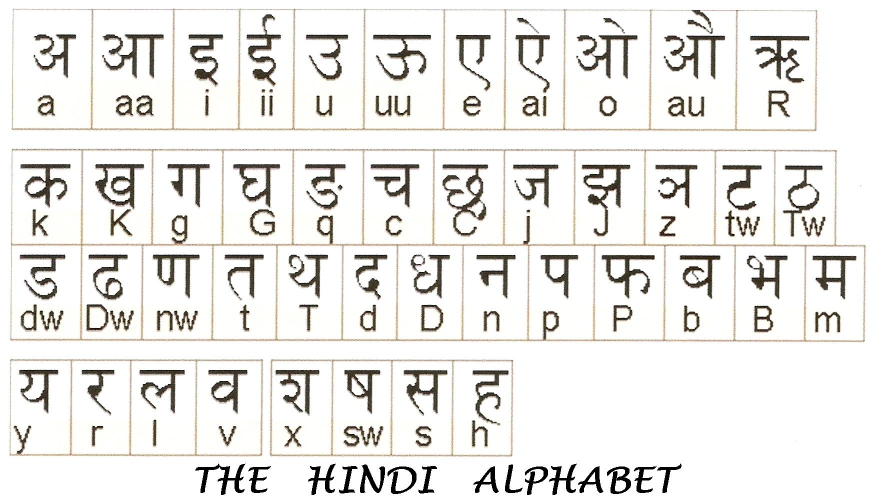
#> input picture Hindi alphabet.jpg, 1751 x 996 px (shown at 1/2 size)
$ python -i playground3.py   (imports and definitions only)   (Python 2 division)   (older library calls are emulated)
#> lines starting #> are read from the running program, lines starting #| are printed output that depends on the picture

import numpy as np
import cv2
#import time
#import math
#import operator
from matplotlib import pyplot as plt
from matplotlib.path import Path
import matplotlib.patches as patches
import matplotlib.collections as collections
from ttfquery import describe
from ttfquery import glyph,glyphquery
from fitCurves import *

class Check(object):
    # [691 lines left out: functions edgeLink, offsetEdge, bezierCubicOffset, lineOffset, bezierQuadOffset, offsetQuadBezier and 13 more, not called in this run]


    def swtNew(self,img,maxlength = 20,errMax=5):
      #edge = cv2.Canny(img,40,255)
      edge = self.boundary(img)
      sobelx64f = cv2.Sobel(img,cv2.CV_64F,1,0,ksize=3)
      sobely64f = cv2.Sobel(img,cv2.CV_64F,0,1,ksize=3)
      theta = np.arctan2(sobely64f,sobelx64f)
      visited = np.zeros(edge.shape)

      #theta = theta1.astype('int64')
      #plt.imshow(theta)
      #plt.show()
      indices = np.where(edge >0)
      #print indices.shape
      edge_color = cv2.cvtColor(edge,cv2.COLOR_GRAY2RGB)

      swt = np.zeros(img.shape)
      swt[:] = 0
      #swt = np.uint8(swt)
      #swt = cv2.cvtColor(swt,cv2.COLOR_GRAY2RGB)
      #swt[:] = [255,255,255]

      print len(indices[0])
      print maxlength
      rays = []
      for i,y in enumerate(indices[0]):
          x = indices[1][i]
          ray_length = 5
          cur_x = x
          cur_y = y
          if visited[y,x] > 0 :
              continue
          radian = float(theta[y,x])
          edge_color[y,x] = [0,0,255]
          ray = []
          #ray.append((x,y))
          delta_x = maxlength * np.cos(radian)
          delta_y =  maxlength * np.sin(radian)
          cur_x = int(round(x + delta_x))
          cur_y = int(round(y + delta_y))
          ray_lenth = maxlength
          cur_x_1 = cur_x
          cur_y_1 = cur_y
          try:
              while edge[cur_y_1,cur_x_1] ==0:
                  ray_length += 1

                  delta_x_1 = ray_length * np.cos(radian)
                  delta_y_1 =  ray_length * np.sin(radian)
                  cur_x_1 = int(round(x + delta_x_1))
                  cur_y_1 = int(round(y + delta_y_1))


             # if img[cur_y,cur_x] ==0:
            #      continue
              print ray_length
              if ray_length < 3 * maxlength:
                  if theta[y,x] == 0:
                         swt[cur_y,cur_x] = np.pi
                  else:
                       swt[cur_y,cur_x] = theta[y,x]
                  ray.append((x,y))
                  ray.append((cur_x,cur_y))
                  rays.append(ray)
                  visited[cur_y_1,cur_x_1] = 255


          except:
              continue

      self.printRays(rays,edge,"test2.jpg")
      cv2.imwrite('edge-color.jpg',edge_color)
      #self.group(swt)
      return swt,rays


    # [248 lines left out: functions swt, updateVaues, printRays, printCurves, skeleton, group, not called in this run]
    def boundary(self,img):
        kernel = np.ones((3,3),np.uint8)
        erosion = cv2.erode(img,kernel,iterations=1)
        return img-erosion
    # [14 lines left out: functions hitormiss, intersection, not called in this run]

    def thinning (self,img):
        assert 1 ==1


    # [65 lines left out: functions _printBezier, plot_comparison, not called in this run]


'''
img = cv2.imread("letters/91b.png",0)
#img = cv2.imread("result.jpg",0)

#plt.imshow(img)
#plt.show()

c = Check()
img = c.correctSize(img)

_,inv_img = cv2.threshold(img,40,255,cv2.THRESH_BINARY_INV)
cv2.imwrite("invimg.jpg",inv_img)
edges = cv2.Canny(inv_img,20,255)
bdry = c.boundary(inv_img)
edges = bdry
sobelx = cv2.Sobel(edges,cv2.CV_64F,1,0,ksize=-1)
sobely = cv2.Sobel(edges,cv2.CV_64F,0,1,ksize=-1)
laplacian = cv2.Laplacian(edges,cv2.CV_64F)

theta = np.arctan2(sobely,sobelx)
theta_degrees = np.uint8(theta * 180/np.pi)
theta_degrees[np.where(theta_degrees<0)] = 0
cv2.imwrite("thetadegrees.jpg",theta_degrees)

#theta_degrees[np.where(theta_degrees<0)] = 0
#c.skeleton(inv_img)
#cv2.imwrite('bdry.jpg',bdry)
swt,rays=c.swt(theta_degrees,inv_img,edges,laplacian,maxlength=50,errMax=5)
#c.printRays(rays,theta_degrees,"test.jpg")

#c.printRays(c.drawRays(theta_degrees,inv_img),theta_degrees,"test.jpg")
cv2.imwrite("swt-new.jpg",swt)
#plt.imshow(swt,'gray')
#plt.show()
'''
#

>>> import cv2
>>> picture = cv2.imread('Hindi alphabet.jpg')
#> picture is the input picture: shape (996, 1751, 3); mean B, G, R 230.4, 233.3, 234.7
>>> result = Check().swtNew(picture)
#> in boundary, `erosion = cv2.erode(img,kernel,iterations=1)`:
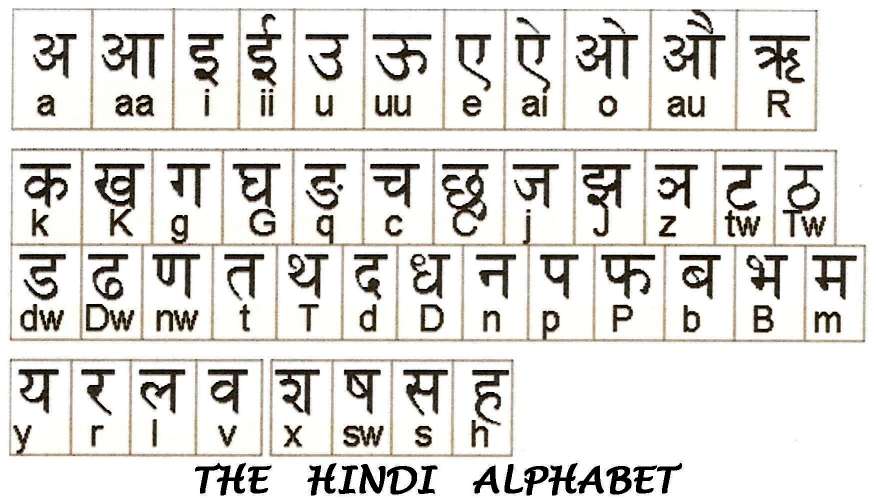
#> erosion: shape (996, 1751, 3) (shown at 1/2 size); mean B, G, R 217.8, 221.1, 222.8
#> in boundary, `return img-erosion`:
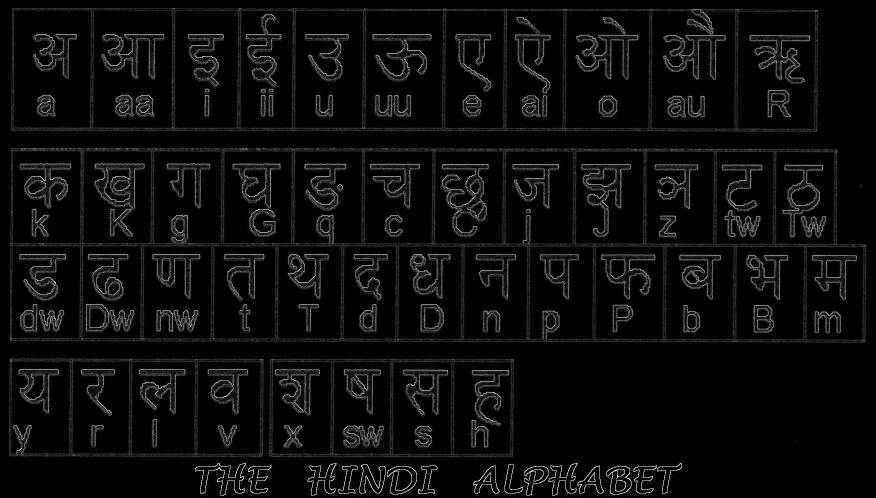
#> returned value: shape (996, 1751, 3) (shown at 1/2 size); mean of channels 0, 1, 2 12.6, 12.2, 11.9; drawn as B, G, R
#> in swtNew, `sobelx64f = cv2.Sobel(img,cv2.CV_64F,1,0,ksize=3)`:
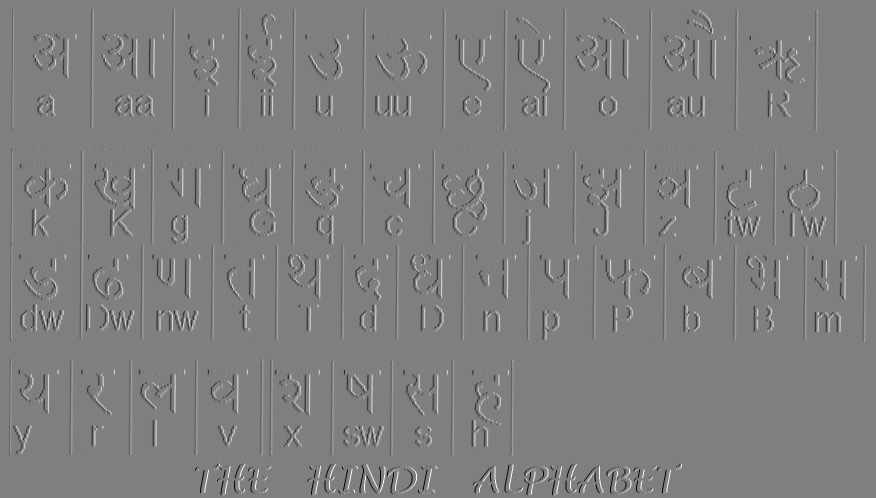
#> sobelx64f: shape (996, 1751, 3) float64 (shown at 1/2 size); mean B, G, R 0, 0, 0; drawn with min black and max white
#> in swtNew, `sobely64f = cv2.Sobel(img,cv2.CV_64F,0,1,ksize=3)`:
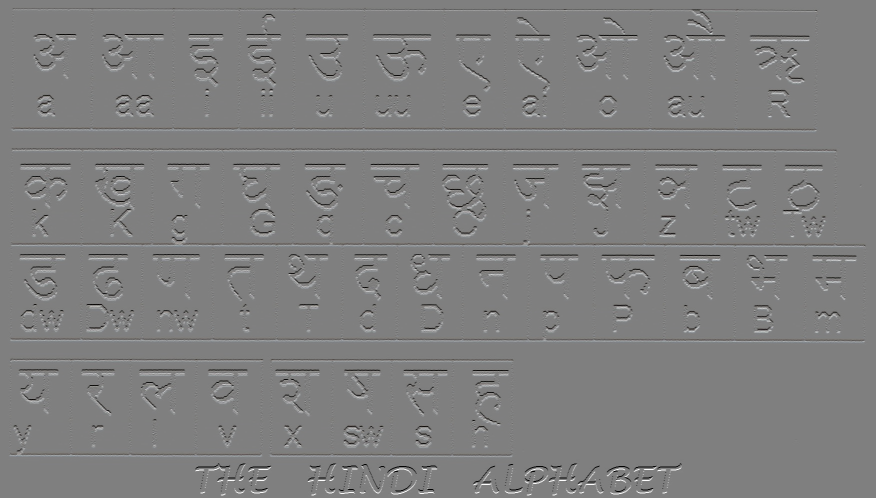
#> sobely64f: shape (996, 1751, 3) float64 (shown at 1/2 size); mean B, G, R 0, 0, 0; drawn with min black and max white
#> in swtNew, `theta = np.arctan2(sobely64f,sobelx64f)`:
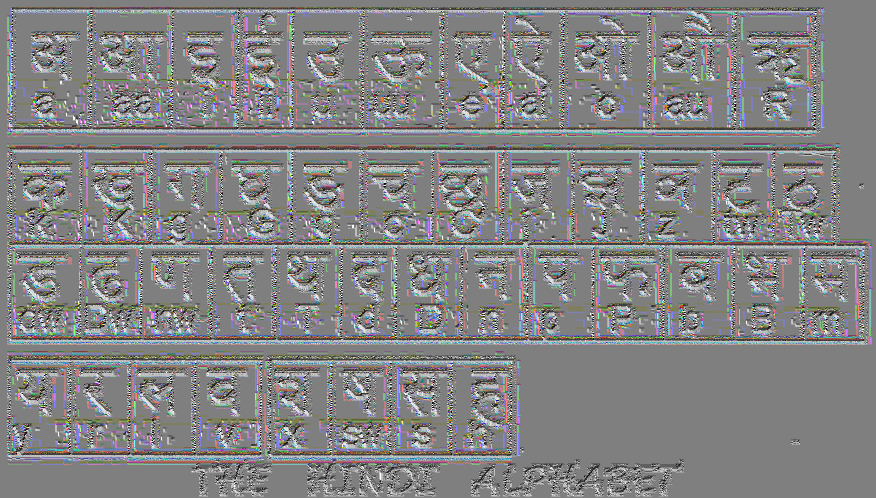
#> theta: shape (996, 1751, 3) float64 (shown at 1/2 size); mean B, G, R 0.114, 0.0969, 0.0979; drawn with min black and max white
#> (the run stopped early here; a loop or call above may not have finished)
